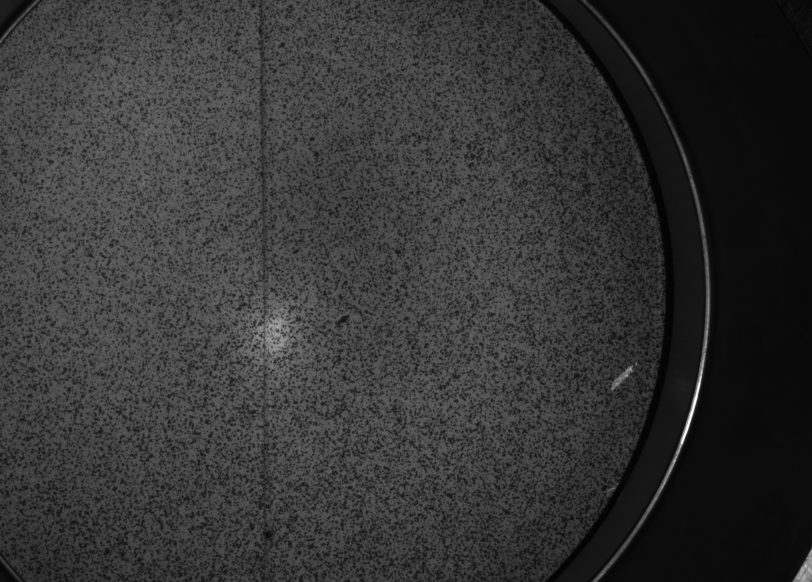
%> input picture selfCalib/picture/CameraL/ImageL01.bmp, 1624 x 1164 px, given in place of ImageL01.tif, which was not available (shown at 1/2 size)
$ octave --eval "search1;"   (GNU Octave 9; MATLAB toolbox functions it lacks are replaced by stand-ins)
%> lines starting %> are read from the running program, lines starting %| are printed output that depends on the picture; pictures that were not available may be replaced by others from this repository, and a replacement may not be noted
function search1()

%   自写 相关算法与matlab自带相关算法的比较
clear,clc;

xyfixed_in = [254,324;50,80;150,240];
%xyfixed_in = [254,324];
%xymoving_in = xyfixed_in;

moving = im2double(imread('ImageL01.tif'));
%> moving: size 1164x1624 double; min 0.00392, max 1, mean 0.206
fixed = im2double(imread('ImageL01.tif'));
peppers = moving(400:800,200:600);
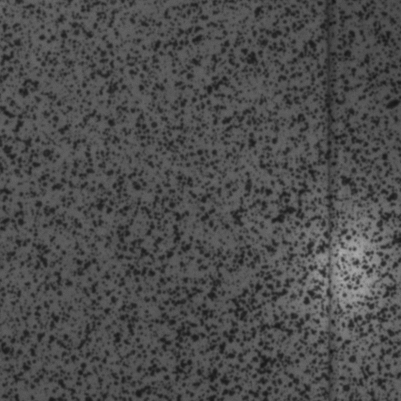
%> peppers: size 401x401 double; min 0.0863, max 0.682, mean 0.299
fixed =   fixed(400:800,200:600);

CORRSIZE = 20;     % 定义模板大

rects_fixed = calc_rects(xyfixed_in,CORRSIZE,fixed);      % 定义每个目标点的灰度特征区域：模板
%> rects_fixed = [234 304 40 40; 30 60 40 40; 130 220 40 40]
%rects_moving = calc_rects(xyfixed_in,3*CORRSIZE,peppers);

ncp = size(xyfixed_in,1);
xoffSet = zeros(ncp,1);
yoffSet = zeros(ncp,1);
sub_moving = peppers;

for icp = 1:ncp

 onion =   imcrop(fixed,rects_fixed(icp,:));
 %sub_moving = imcrop(peppers,rects_moving);

 %figure
 %imshowpair(sub_moving,onion,'montage')

  if 0                      %  0 的时候用matlab 自带算法，1 的时候用自己写的
       [mt,nt] = size(onion);
       [ma,na] = size(sub_moving);
       new_m = ma - mt;
       new_n = na - nt;
       c = zeros(new_m+1,new_n+1);
       rects = zeros(1,4);

       for i = 0:new_m
           for j = 0:new_n
               rects(1,1) = j;
               rects(1,2) = i;
               rects(1,3) = nt;
               rects(1,4) = mt;
               A = imcrop(sub_moving,rects);
               c(i+1,j+1) = confi_corr(onion,A);
           end
       end
    [ypeak, xpeak]   = find(c==max(c(:)));
    max_xy = max(c(:))
    xpeak = xpeak-1;
    ypeak = ypeak-1;
    yoffSet(icp,1) = ypeak;
    xoffSet(icp,1) = xpeak;
  else
     c = normxcorr2(onion,sub_moving);
     [ypeak, xpeak]   = find(c==max(c(:)));
     max_xy = max(c(:))
     yoffSet(icp,1) = ypeak-size(onion,1);
     xoffSet(icp,1) = xpeak-size(onion,2);
  end

   figure, surf(c), shading flat
end
%> this loop made 3 passes
%> (ypeak, xpeak) on passes 1 to 3: (344, 274), (100, 70), (260, 170)
%> pass 1, in search1, `c = normxcorr2(onion,sub_moving);`:
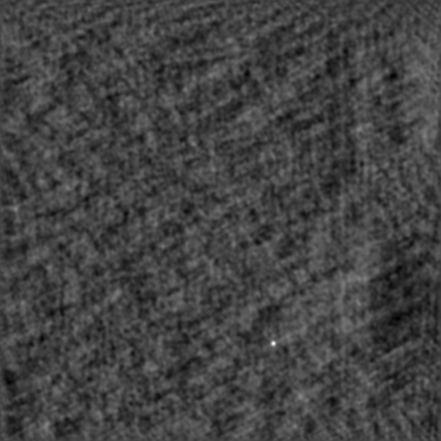
%> c: size 441x441 double; min -0.356, max 1, mean -1.13e-05; drawn with min black and max white
%> pass 1, in search1, `shading flat`:
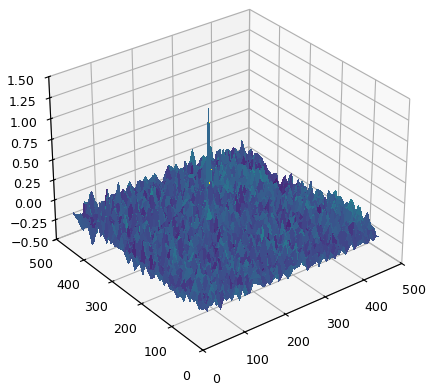
%> figure redrawn from the program's plot data
%> pass 2, in search1, `c = normxcorr2(onion,sub_moving);`:
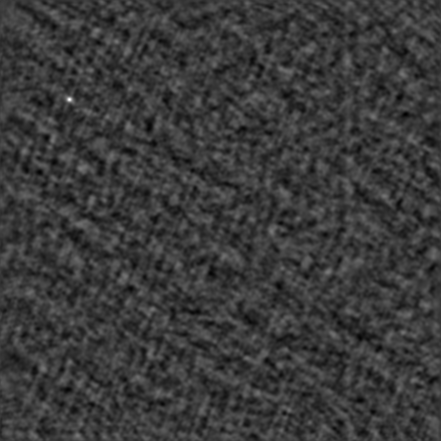
%> c: size 441x441 double; min -0.298, max 1, mean 0.00045; drawn with min black and max white
%> pass 2, in search1, `shading flat`:
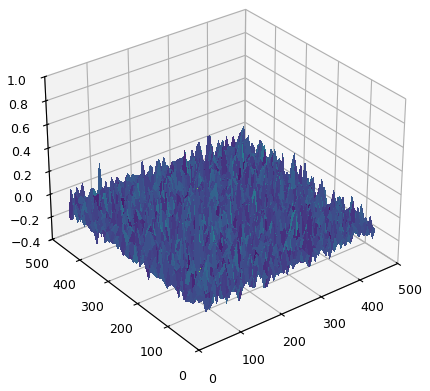
%> figure redrawn from the program's plot data
%> after the loop:
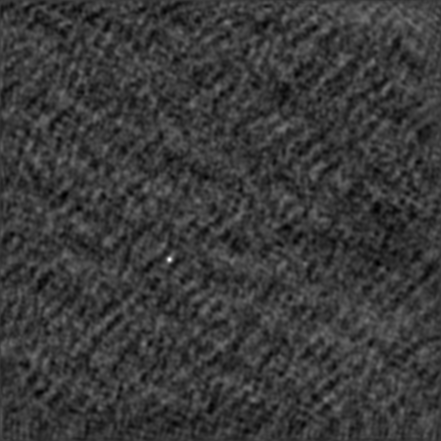
%> c: size 441x441 double; min -0.292, max 1, mean -0.000203; drawn with min black and max white
%> after the loop, xoffSet = [233; 29; 129]; yoffSet = [303; 59; 219]

  %Display matched area
  hFig = figure;
  hAx  = axes;
  imshow(sub_moving,'Parent', hAx);
  hold on
  for icp =1:ncp
    imrect(hAx, [xoffSet(icp,1), yoffSet(icp,1), size(onion,2), size(onion,1)]);
     plot(xyfixed_in(icp,1),xyfixed_in(icp,2),'r*');
  end
%> `search1;`:
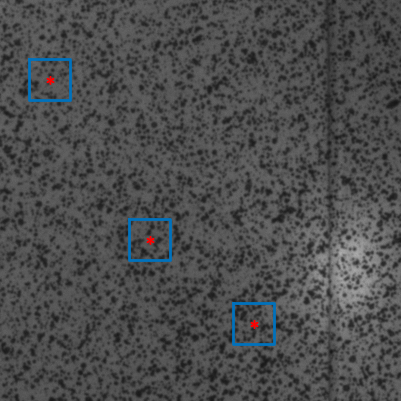
%> figure redrawn from the program's plot data
   hold off
end


function rect = calc_rects(xy,halfwidth,img)

%   定义每个目标点的灰度特征区域

default_width = 2*halfwidth;
default_height = 2*halfwidth;

% xy specifies center of rectangle, need upper left
upperleft = round(xy) - halfwidth;

% need to modify for pixels near edge of images
upper = upperleft(:,2);
left = upperleft(:,1);
lower = upper + default_height;
right = left + default_width;
width = default_width * ones(size(upper));
height = default_height * ones(size(upper));

% check edges for coordinates outside image
[upper,height] = adjust_lo_edge(upper,1,height);
[~,height] = adjust_hi_edge(lower,size(img,1),height);
[left,width] = adjust_lo_edge(left,1,width);
[~,width] = adjust_hi_edge(right,size(img,2),width);

% set width and height to zero when less than default size
iw = find(width<default_width);
ih = find(height<default_height);
idx = unique([iw; ih]);
width(idx) = 0;
height(idx) = 0;

rect = [left upper width height];
end


function [coordinates, breadth] = adjust_lo_edge(coordinates,edge,breadth)

indx = find( coordinates<edge );
if ~isempty(indx)
    breadth(indx) = breadth(indx) - abs(coordinates(indx)-edge);
    coordinates(indx) = edge;
end
end

function [coordinates, breadth] = adjust_hi_edge(coordinates,edge,breadth)

indx = find( coordinates>edge );
if ~isempty(indx)
    breadth(indx) = breadth(indx) - abs(coordinates(indx)-edge);
    coordinates(indx) = edge;
end
end
